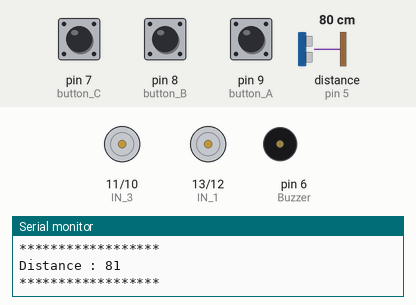
A sketch run on a simulated Arduino Uno, built with avr-gcc and run on an emulated ATmega328P. Shown: motor-driver pin pairs drawn as motors (green arrow = first pin HIGH = forward, orange = second pin HIGH = backward, longer = more drive), buzzer (waves = sounding, pin HIGH), the last lines printed to the serial monitor. Wiring (inferred from the names in the program): ultrasonic range finder: trigger pin 4; echo pin 5. The test bench sets the inputs (shaded band); at power-on: pin 9 (button_A) LOW, distance to the obstacle (sensor on pin 5) 80 cm, pin 8 (button_B) LOW, pin 7 (button_C) LOW. The echo pulse lasts 58.3 µs per cm; pins used as bus, display or sensor lines are not drawn.

Above: at 1.2 s.
1.3 s: pin 9 (button_A) pulled HIGH for 0.3 s
At 2.6 s:
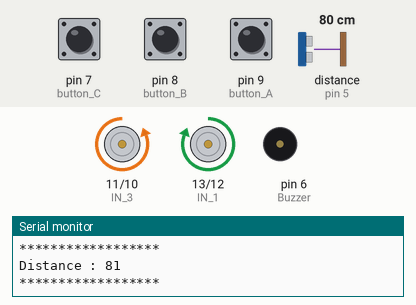
4.6 s: distance to the obstacle (sensor on pin 5) set to 6 cm
7.6 s: distance to the obstacle (sensor on pin 5) set to 3 cm
At 8.8 s:
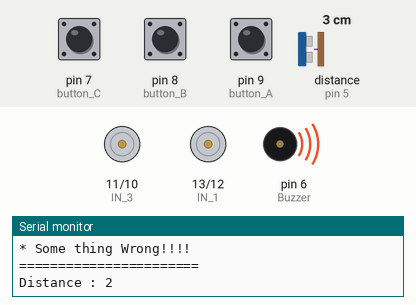
9.1 s: distance to the obstacle (sensor on pin 5) set to 9 cm
At 10.4 s:
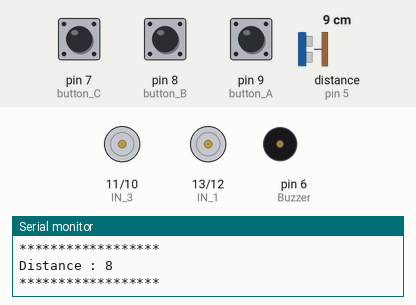
10.7 s: pin 8 (button_B) pulled HIGH for 0.3 s
At 11.4 s:
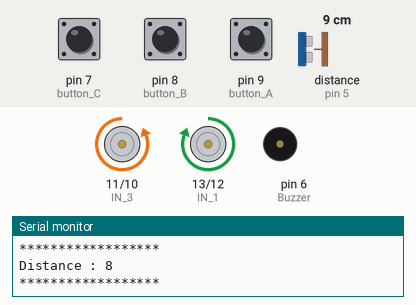
14.0 s: distance to the obstacle (sensor on pin 5) set to 2 cm
Timing chart, 0 to 18.0 s (numbered marks = the images above; inputs shaded):
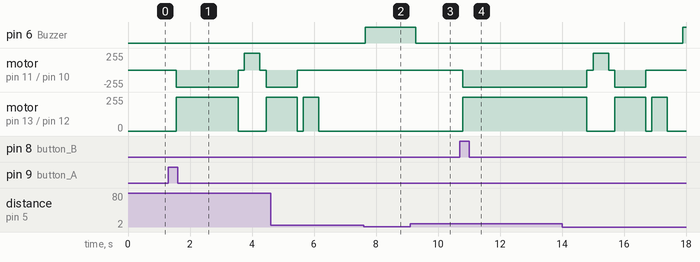

Measured:
- the behaviour switches between 5 and 4 cm on distance to the obstacle (sensor on pin 5) (found by bisection; images 1 and 2)
- after the input at 1.3 s, motor on pin 11 (IN_3) / pin 10 (IN_4): stopped → backward 255/255 after 0.25 s, → stopped 2.0 s later, → forward 255/255 0.20 s later, → stopped 0.50 s later, … (5 changes in this stretch); motor on pin 13 (IN_1) / pin 12 (IN_2): stopped → forward 255/255 after 0.25 s, → stopped 2.0 s later, → forward 255/255 0.90 s later
- after the input at 7.6 s, pin 6 (Buzzer): LOW → HIGH after 0.05 s
- after the input at 9.1 s, pin 6 (Buzzer): HIGH → LOW after 0.18 s
- after the input at 10.7 s, motor on pin 11 (IN_3) / pin 10 (IN_4): stopped → backward 255/255 after 0.10 s; motor on pin 13 (IN_1) / pin 12 (IN_2): stopped → forward 255/255 after 0.10 s
- after the input at 14.0 s, pin 6 (Buzzer): LOW → HIGH after 3.9 s

The sketch:

Main.ino
```cpp
// (licence header left out)
/*********** Driver Motors(l298) Pins ***********/
#define IN_1 13
#define IN_2 12
#define IN_3 11
#define IN_4 10

/*********** Rooms Buttons Pins ***********/
#define button_A 9
#define button_B 8
#define button_C 7

/*********** Rooms Buzzer Pin ***********/
#define Buzzer	6

/*********** Rooms Ultrasonic Pins ***********/
#define Echo 5
#define Triger 4

/*********** Rooms Functions Prototypes ***********/
void X_ray(void);
void pharmacy(void);
void laboratory(void);

/*********** Motors Moves Functions Prototypes ***********/
void Motor_Forward(void);
void Motor_Reverse(void);
void Motor_Right(void);
void Motor_Left(void);
void Motor_Stop(void);

/*********** setUp Function ***********/
void setup(void)
{
  Serial.begin(9600);

  pinMode(Buzzer, OUTPUT);

  pinMode(button_A,INPUT);
  pinMode(button_B,INPUT);
  pinMode(button_C,INPUT);

  pinMode(IN_1,OUTPUT);
  pinMode(IN_2,OUTPUT);
  pinMode(IN_3,OUTPUT);
  pinMode(IN_4,OUTPUT);

  pinMode(Triger,OUTPUT);
  pinMode(Echo,INPUT);

}

/*********** loop Function ***********/
void loop(void)
{
  /*********** Buttons Local Variables ***********/
  int Button_1 = digitalRead(button_A); // X-Ray Room
  int Button_2 = digitalRead(button_B); // pharmacy Room
  int Button_3 = digitalRead(button_C); // laboratory Room

  /*********** Ultrasonic Local Variables ***********/
  int Distance = 0; // Distance equation
  int Duration = 0; // Data From Echo Pin

  /*********** Ultrasonic Initialization ***********/
  digitalWrite(Triger, LOW);
  delay(2);
  digitalWrite(Triger, HIGH);
  delayMicroseconds(10);
  digitalWrite(Triger, LOW);

  /*********** Calc Distance ***********/
  Duration = pulseIn(Echo, HIGH); // get Data From Echo Pin

  Distance = Duration / 57.14;  // Distance equation

  if(Distance >= 4)
  {
    digitalWrite(Buzzer, LOW);

    /*********** X-Ray Room ***********/
    if(Button_1 == HIGH)
    {
      X_ray();
      Serial.println(" => You Are In X_ray Room.");
      Serial.println("================================");
    }

    /*********** pharmacy Room ***********/
    if(Button_2 == HIGH)
    {
      pharmacy();
      Serial.println(" => You Are In pharmacy Room.");
      Serial.println("================================");
    }

    /*********** laboratory Room ***********/
    if(Button_3 == HIGH)
    {
      laboratory();
      Serial.println(" => You Are In laboratory Room.");
      Serial.println("================================");
    }
  }

  else
  {
    Motor_Stop();
    digitalWrite(Buzzer, HIGH);
    Serial.println("* Some thing Wrong!!!!");
    Serial.println("=======================");
  }

  Serial.print("Distance : ");
  Serial.println(Distance);
  Serial.println("******************");
  delay(250);
}


/*********** Rooms Functions Prototypes ***********/

/**
 * @brief : Chair Move To X_ray From Zero point.
 * @Param : Void
 */
void X_ray(void)
{
  Motor_Forward();
  delay(2000);
  Motor_Stop();
  delay(200);

  Motor_Left();
  delay(500);
  Motor_Stop();
  delay(200);

  Motor_Forward();
  delay(1000);
  Motor_Stop();
  delay(200);

  Motor_Right();
  delay(500);
  Motor_Stop();
  delay(200);
}

/**
 * @brief : Chair Move To pharmacy From Zero point.
 * @Param : Void
 */
void pharmacy(void)
{
  Motor_Forward();
  delay(4000);
  Motor_Stop();
  delay(200);

  Motor_Left();
  delay(500);
  Motor_Stop();
  delay(200);

  Motor_Forward();
  delay(1000);
  Motor_Stop();
  delay(200);

  Motor_Right();
  delay(500);
  Motor_Stop();
  delay(200);
}

/**
 * @brief : Chair Move To laboratory From Zero point.
 * @Param : Void
 */
void laboratory(void)
{
  Motor_Forward();
  delay(6000);
  Motor_Stop();
  delay(200);

  Motor_Left();
  delay(500);
  Motor_Stop();
  delay(200);

  Motor_Forward();
  delay(1000);
  Motor_Stop();
  delay(200);

  Motor_Right();
  delay(500);
  Motor_Stop();
  delay(200);
}


/*********** Motors Moves Functions Definitions ***********/

/**
 * @brief : Motor Move Forward
 * @Param : Void
 */
void Motor_Forward(void)
{
  digitalWrite(IN_1,HIGH);
  digitalWrite(IN_2,LOW);
  digitalWrite(IN_3,LOW);
  digitalWrite(IN_4,HIGH);
}

/**
 * @brief : Motor Move Reverse
 * @Param : Void
 */
void Motor_Reverse(void)
{
  digitalWrite(IN_1,LOW);
  digitalWrite(IN_2,LOW);
  digitalWrite(IN_3,LOW);
  digitalWrite(IN_4,LOW);
}

/**
 * @brief : Motor Move Right
 * @Param : Void
 */
void Motor_Right(void)
{
  digitalWrite(IN_1,HIGH);
  digitalWrite(IN_2,LOW);
  digitalWrite(IN_3,LOW);
  digitalWrite(IN_4,LOW);
}

/**
 * @brief : Motor Move Left
 * @Param : Void
 */
void Motor_Left(void)
{
  digitalWrite(IN_1,LOW);
  digitalWrite(IN_2,LOW);
  digitalWrite(IN_3,HIGH);
  digitalWrite(IN_4,LOW);
}

/**
 * @brief : Motor Stop
 * @Param : Void
 */
void Motor_Stop(void)
{
  digitalWrite(IN_1,LOW);
  digitalWrite(IN_2,LOW);
  digitalWrite(IN_3,LOW);
  digitalWrite(IN_4,LOW);
}
```
